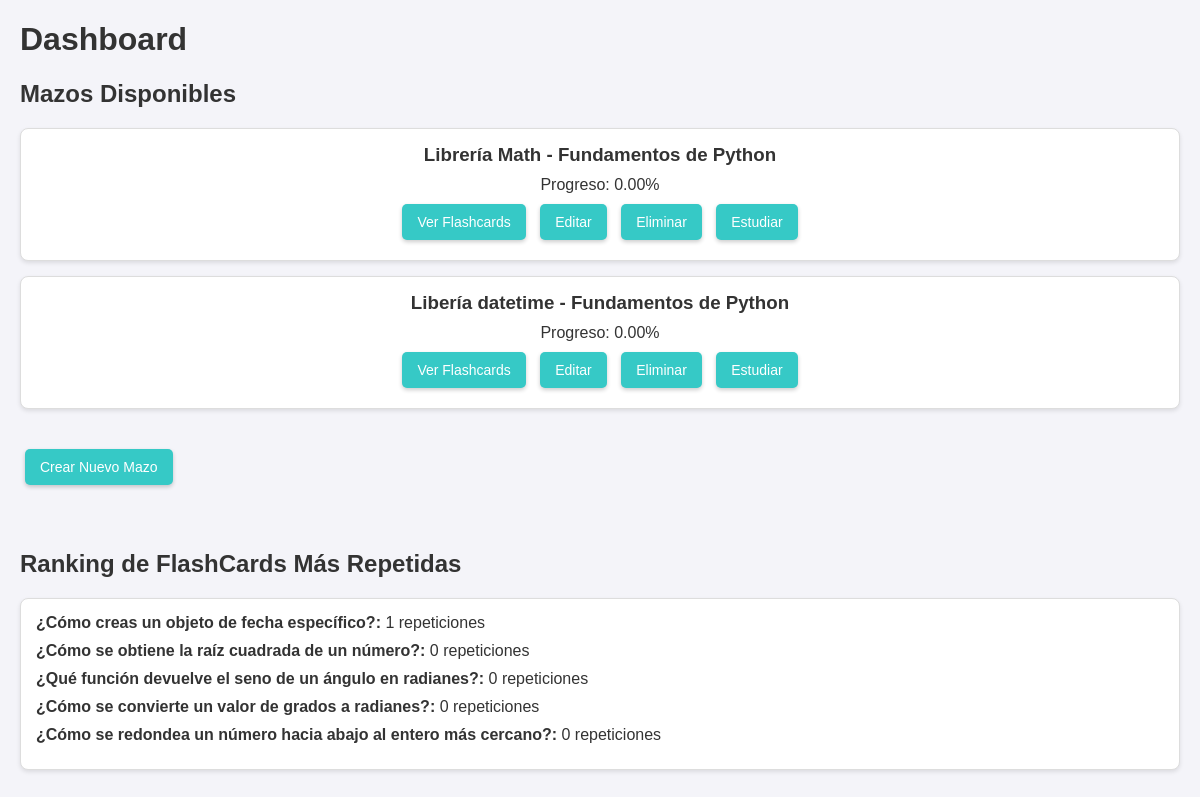
The page / on the database its author committed.
### flashcards/models.py (models this page shows, shortened)
class Deck(models.Model):
    name = models.CharField(max_length=100)
    def calculate_progress(self):
        total_cards = self.flashcard_set.count()
        if total_cards == 0:
            return 0
        learned_cards = self.flashcard_set.filter(box_number=5).count()
        return (learned_cards / total_cards) * 100

class FlashCard(models.Model):
    question = models.TextField()
    answer = models.TextField()
    deck = models.ForeignKey('Deck', on_delete=models.CASCADE)
    box_number = models.IntegerField(default=1)
    repeat_count = models.IntegerField(default=0)  # Nuevo campo

### flashcards/views.py (the view)
# urls.py: path('', views.list_decks, name=' '),
def list_decks(request):
    decks = Deck.objects.all()
    ranking = FlashCard.objects.order_by('-repeat_count')[:5]  # Agregar el ranking de flashcards
    return render(request, 'flashcards/dashboard.html', {'decks': decks, 'ranking': ranking})

### flashcards/templates/flashcards/dashboard.html (shortened to what this page needs)
<!DOCTYPE html>
<html>
<head>
</head>
<body>
    <h1>Dashboard</h1>
    <div class="section">
        <h2>Mazos Disponibles</h2>
        {% for deck in decks %}
        <div class="deck">
            <h3>{{ deck.name }}</h3>
            <p>Progreso: {{ deck.calculate_progress|floatformat:2 }}%</p>
            <a href="{% url 'list_flashcards' deck.id %}" class="button">Ver Flashcards</a>
            <a href="{% url 'edit_deck' deck.id %}" class="button">Editar</a>
            <a href="{% url 'delete_deck' deck.id %}" class="button">Eliminar</a>
            <a href="{% url 'study_flashcards' deck.id %}" class="button">Estudiar</a>
        </div>
        {% empty %}
        <p>No hay mazos disponibles. ¡Crea uno nuevo a continuación!</p>
        {% endfor %}
        <div class="create-deck">
            <a href="{% url 'create_deck' %}" class="button">Crear Nuevo Mazo</a>
        </div>
    </div>
    <div class="section">
        <h2>Ranking de FlashCards Más Repetidas</h2>
        <div class="ranking">
            {% for flashcard in ranking %}
            <div class="ranking-item">
                <strong>{{ flashcard.question }}:</strong> {{ flashcard.repeat_count }} repeticiones
            </div>
            {% empty %}
            <p>No hay flashcards en el ranking.</p>
            {% endfor %}
        </div>
    </div>
</body>
</html>

### flashcards/templates/flashcards/dashboard.html (style rules this page uses)
body { font-family: Arial, sans-serif; margin: 20px; background-color: #f4f4f9; color: #333; }
h1 { color: #333; }
.section { margin-bottom: 40px; }
.deck { padding: 15px; background-color: #ffffff; border: 1px solid #ddd; margin-bottom: 15px; border-radius: 8px; box-shadow: 0 2px 4px rgba(0, 0, 0, 0.1); text-align: center; }
.deck h3 { margin: 0 0 10px 0; }
.deck p { margin: 5px 0; }
.button { display: inline-block; padding: 10px 15px; margin: 5px; font-size: 14px; color: #fff; text-decoration: none; background-color: #36C9C6; border: none; border-radius: 5px; cursor: pointer; box-shadow: 0 2px 4px rgba(0, 0, 0, 0.2); transition: background-color 0.3s ease; }
.create-deck { display: inline-block; margin: 20px 0; }
.ranking { padding: 15px; background-color: #ffffff; border: 1px solid #ddd; border-radius: 8px; box-shadow: 0 2px 4px rgba(0, 0, 0, 0.1); }
.ranking-item { margin-bottom: 10px; }

### rows shown on the page
Deck: name "Librería Math - Fundamentos de Python", calculate_progress "0.00"
Deck: name "Libería datetime - Fundamentos de Python", calculate_progress "0.00"
FlashCard: question "¿Cómo creas un objeto de fecha específico?", repeat_count "1"
FlashCard: question "¿Cómo se obtiene la raíz cuadrada de un número?", repeat_count "0"
FlashCard: question "¿Qué función devuelve el seno de un ángulo en radianes?", repeat_count "0"
FlashCard: question "¿Cómo se convierte un valor de grados a radianes?", repeat_count "0"
FlashCard: question "¿Cómo se redondea un número hacia abajo al entero más cercano?", repeat_count "0"
